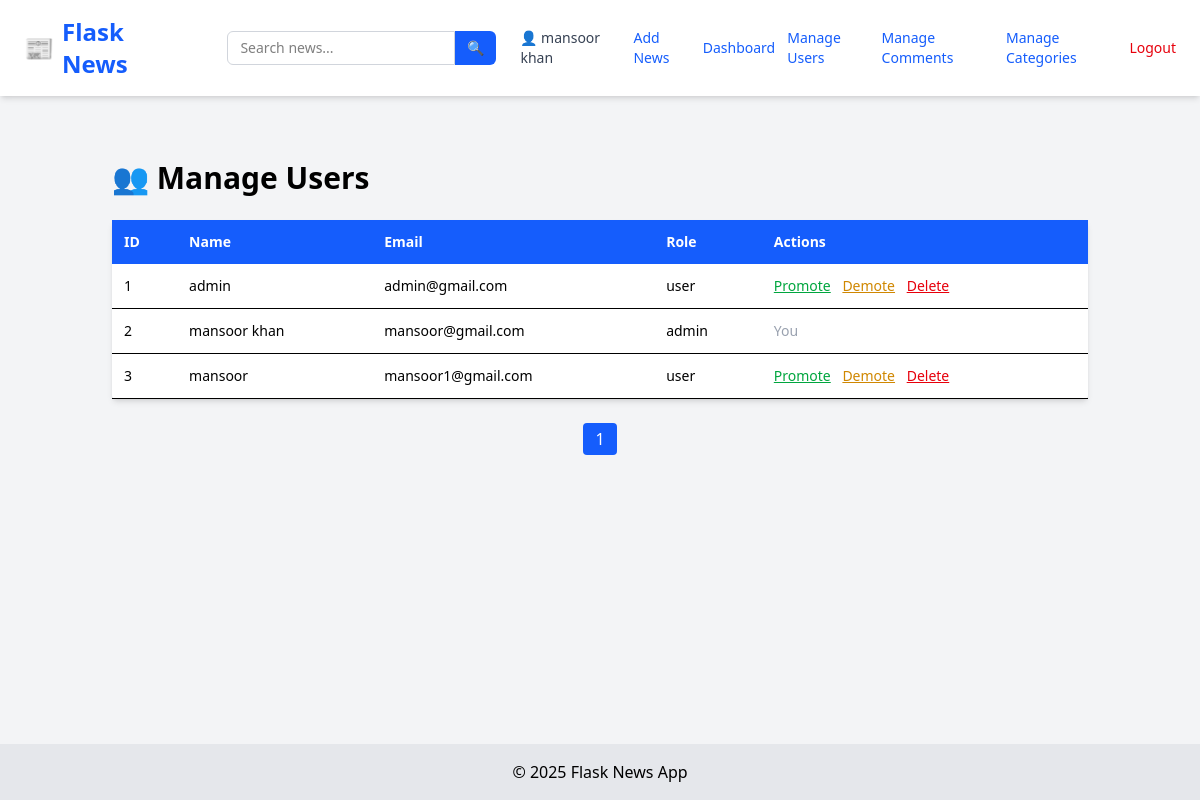
/admin/manage-users (signed in), run on an earlier commit of the app's database.
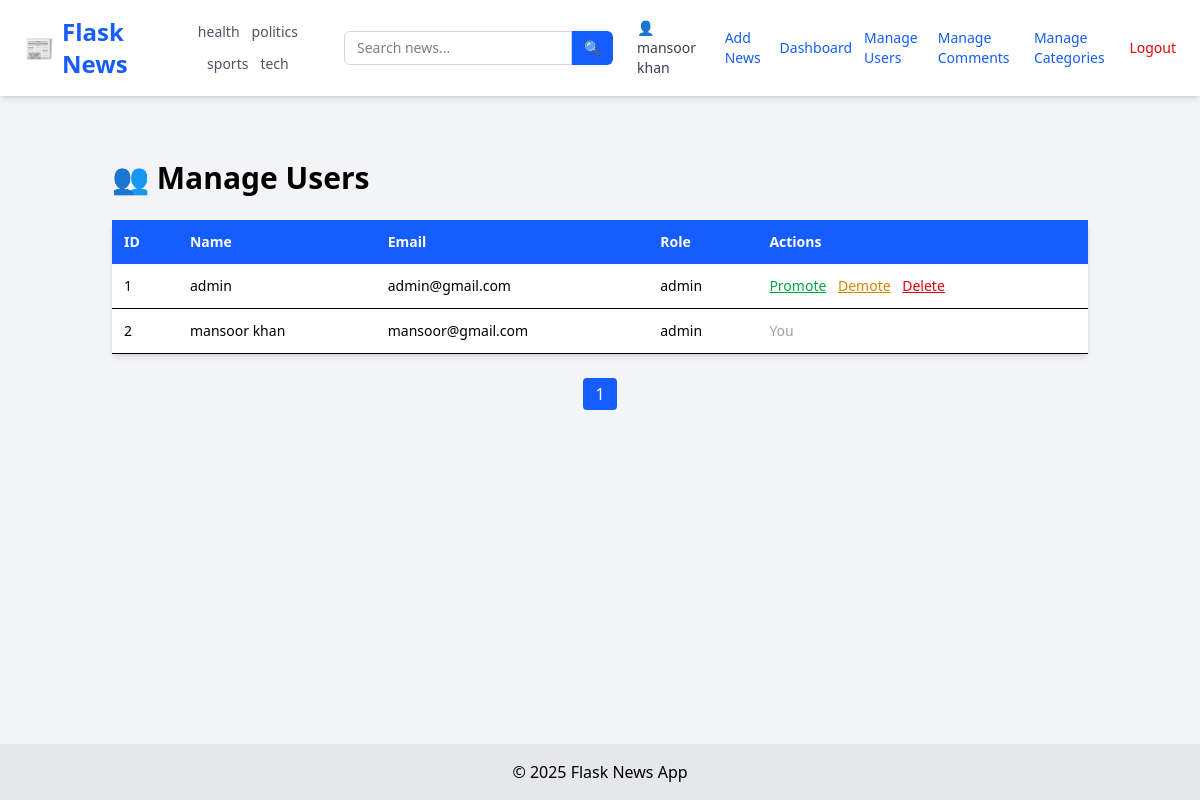
And on a later commit of the database.
### tables this page shows
CREATE TABLE users (
            id INTEGER PRIMARY KEY AUTOINCREMENT,
            username TEXT NOT NULL,
            email TEXT UNIQUE NOT NULL,
            password TEXT NOT NULL,
            role TEXT DEFAULT 'user'
        );

CREATE TABLE categories (
            id INTEGER PRIMARY KEY AUTOINCREMENT,
            name TEXT UNIQUE NOT NULL
        );

### app/admin_routes.py (the view)
@admin.route('/admin/manage-users')
@login_required
@admin_only
def manage_users():
    page = int(request.args.get('page', 1))
    per_page = 10  # Users per page
    offset = (page - 1) * per_page
    conn = sqlite3.connect(current_app.config['DATABASE'])
    c = conn.cursor()
    c.execute("SELECT id, username, email, role FROM users LIMIT ? OFFSET ?", (per_page, offset))
    users = c.fetchall()
    c.execute("SELECT COUNT(*) FROM users")
    total_users = c.fetchone()[0]
    conn.close()
    total_pages = (total_users + per_page - 1) // per_page
    return render_template(
        'admin/users.html',
        users=users,
        page=page,
        total_pages=total_pages
    )

### app/__init__.py (called while the page is built)
def create_app():
    app = Flask(__name__, instance_relative_config=True)
    app.config.from_object('config.Config')
    from app.routes import main
    app.register_blueprint(main)
    from app.admin_routes import admin
    app.register_blueprint(admin)
    from app.user_routes import user
    app.register_blueprint(user)
    init_db(app)
    login_manager.init_app(app)
    @login_manager.user_loader
    def user_loader(user_id):
        return load_user(user_id)
    @app.context_processor
    def inject_now():
        return {'now': datetime.now}
    @app.context_processor
    def inject_categories():
        conn = sqlite3.connect(current_app.config['DATABASE'])
        c = conn.cursor()
        c.execute("SELECT id, name FROM categories ORDER BY name ASC")
        categories = c.fetchall()
        conn.close()
        return {'categories': categories}
    return app

### app/models.py (called while the page is built)
def load_user(user_id):
    conn = sqlite3.connect(current_app.config['DATABASE'])
    c = conn.cursor()
    c.execute("SELECT id, username,email, role FROM users WHERE id = ?", (user_id,))
    row = c.fetchone()
    conn.close()
    if row:
        return User(*row)
    return None

### app/utils.py (called while the page is built)
def admin_only(f):
    @wraps(f)
    def decorated(*args, **kwargs):
        if not current_user.is_authenticated or current_user.role != 'admin':
            abort(403)
        return f(*args, **kwargs)
    return decorated

### app/templates/admin/users.html (shortened to what this page needs)
{% extends "layout.html" %} {% block title %}User Management{% endblock %} {%
block content %}
<div class="max-w-5xl mx-auto py-10">
  <h1 class="text-3xl font-bold mb-6">👥 Manage Users</h1>
  <table class="w-full bg-white shadow-md rounded text-sm text-left">
    <thead class="bg-blue-600 text-white">
      <tr>
        <th class="p-3">ID</th>
        <th class="p-3">Name</th>
        <th class="p-3">Email</th>
        <th class="p-3">Role</th>
        <th class="p-3">Actions</th>
      </tr>
    </thead>
    <tbody>
      {% for u in users %}
      <tr class="border-b hover:bg-gray-50">
        <td class="p-3">{{ u[0] }}</td>
        <td class="p-3">{{ u[1] }}</td>
        <td class="p-3">{{ u[2] }}</td>
        <td class="p-3">{{ u[3] }}</td>
        <td class="p-3 space-x-2">
          {% if u[0] != current_user.id %}
          <a
            href="{{ url_for('admin.promote_user', user_id=u[0]) }}"
            class="text-green-600 underline"
            >Promote</a
          >
          <a
            href="{{ url_for('admin.demote_user', user_id=u[0]) }}"
            class="text-yellow-600 underline"
            >Demote</a
          >
          <a
            href="{{ url_for('admin.delete_user', user_id=u[0]) }}"
            class="text-red-600 underline"
            onclick="return confirm('Are you sure?')"
            >Delete</a
          >
          {% else %}
          <span class="text-gray-400">You</span>
          {% endif %}
        </td>
      </tr>
      {% endfor %}
    </tbody>
  </table>
  <div class="mt-6 flex justify-center space-x-2">
     {% for p in range(1, total_pages + 1) %}
    <a
      href="{{ url_for('admin.manage_users', page=p) }}"
      class="px-3 py-1 rounded {{ 'bg-blue-600 text-white' if p == page else 'bg-gray-200 hover:bg-gray-300' }}"
    >
      {{ p }}
    </a>
    {% endfor %}
  </div>
</div>
{% endblock %}

### app/templates/layout.html (shortened to what this page needs)
<!DOCTYPE html>
<html lang="en">
  <head>
    <link
      rel="stylesheet"
      href="https://cdnjs.cloudflare.com/ajax/libs/font-awesome/4.7.0/css/font-awesome.min.css"
    />
    <script src="https://cdn.jsdelivr.net/npm/@tailwindcss/browser@4"></script>
  </head>
  <body class="bg-gray-100 min-h-screen flex flex-col">
    <nav
      class="bg-white shadow-md px-6 py-4 flex flex-wrap md:flex-nowrap justify-between items-center"
    >
      <a
        href="/"
        class="text-2xl font-extrabold text-blue-600 flex items-center gap-2"
      >
        📰 <span>Flask News</span>
      </a>
      <div
        class="flex flex-wrap justify-center gap-3 mt-4 md:mt-0 md:ml-6 text-sm text-gray-600 font-medium"
      >
        {% for cat in categories %}
        <a
          href="{{ url_for('main.filter_by_category', name=cat[1]) }}"
          class="hover:text-blue-600 transition-colors"
        >
          {{ cat[1] }}
        </a>
        {% endfor %}
      </div>
      <form
        method="GET"
        action="{{ url_for('main.search') }}"
        class="flex mt-4 md:mt-0 md:ml-6"
      >
        <input
          type="text"
          name="q"
          placeholder="Search news..."
          required
          class="px-3 py-1.5 border rounded-l-md border-gray-300 focus:outline-none focus:ring focus:border-blue-500 text-sm"
        />
        <button
          type="submit"
          class="px-3 py-1.5 bg-blue-600 text-white rounded-r-md text-sm hover:bg-blue-700 transition-colors"
        >
          🔍
        </button>
      </form>
      <div class="flex items-center gap-3 mt-4 md:mt-0 md:ml-6 text-sm">
        {% if current_user.is_authenticated %}
        <a href="{{ url_for('user.user_profile', email=current_user.email) }}"
          ><span class="text-gray-700">👤 {{ current_user.username }}</span></a
        >
        {% if current_user.role == 'admin' %}
        <a href="/add" class="text-blue-600 hover:underline">Add News</a>
        <a
          href="{{url_for('admin.dashboard')}}"
          class="text-blue-600 hover:underline"
          >Dashboard</a
        >
        <a
          href="{{ url_for('admin.manage_users') }}"
          class="text-blue-600 hover:underline"
          >Manage Users</a
        >
        <a
          href="{{ url_for('admin.manage_comments') }}"
          class="text-blue-600 hover:underline"
        >
          Manage Comments</a
        >
        <a
          href="{{ url_for('admin.manage_categories') }}"
          class="text-blue-600 hover:underline"
        >
          Manage Categories</a
        >
        {% endif %}
        <a href="/logout" class="text-red-600 hover:underline">Logout</a>
        {% else %}
        <a href="/login" class="text-blue-600 hover:underline">Login</a>
        <a href="/register" class="text-blue-600 hover:underline">Register</a>
        {% endif %}
      </div>
    </nav>
    <main class="flex-grow container mx-auto p-6">
       {% block content %}{% endblock %}
    </main>
    <footer class="bg-gray-200 text-center py-4">
      &copy; {{ now().year }} Flask News App
    </footer>
  </body>
</html>

What changed in the data, as far as the page shows it:
removed users: id "3", username "mansoor", email "mansoor1@gmail.com", role "user"
added categories: name "health"
added categories: name "politics"
added categories: name "sports"
added categories: name "tech"
changed users "admin@gmail.com": role "user" → "admin"
